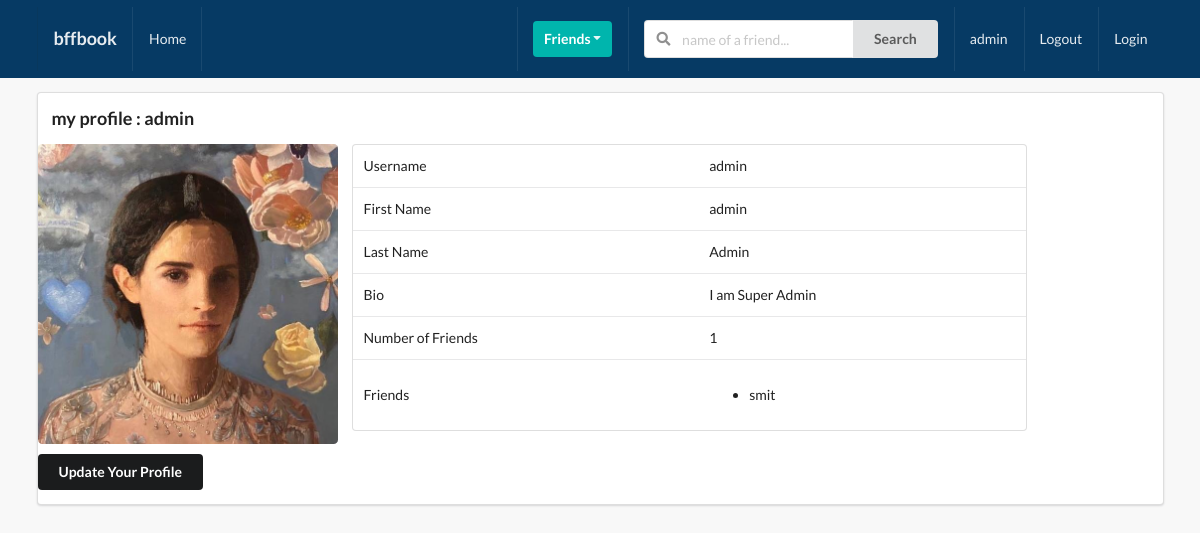
Screenshot of /profiles/myprofile/ (signed in) with the database file from the repository.
### user_profile/models.py (models this page shows, shortened)
class Profile(models.Model):
    first_name = models.CharField(max_length=200, blank=True)
    last_name = models.CharField(max_length=200, blank=True)
    user = models.OneToOneField(User, on_delete=models.CASCADE)
    bio = models.TextField(default="no bio....", max_length=300)
    email = models.EmailField(max_length=200, blank=True)
    country = models.CharField(max_length=200, blank=True)
    avatar = models.ImageField(default="avatar.png",upload_to='avatars/')
    friends = models.ManyToManyField(User, blank=True, related_name='friends')
    slug = models.SlugField(unique=True, blank=True)
    updated = models.DateTimeField(auto_now=True)
    created = models.DateTimeField(auto_now_add=True)
    def get_friends(self):
        return self.friends.all()
    def get_friends_no(self):
        return self.friends.all().count()

### user_profile/views.py (the view)
# urls.py: path('myprofile/', views.my_profile_view, name='my-profile-view')
def my_profile_view(request):
    profile = Profile.objects.get(user=request.user)
    profile_form = ProfileModelForm(request.POST or None,request.FILES  or None,instance=profile)
    confirm = False
    if request.method == 'POST':
        if profile_form.is_valid():
            profile_form.save()
            confirm = True
    context = {
        'profile':profile,
        'profile_form':profile_form,
        'confirm':confirm
    }
    return render(request, 'user_profile/myprofile.html', context)

### user_profile/forms.py
class ProfileModelForm(forms.ModelForm):
    class Meta:
        model = Profile
        fields = ['first_name','last_name', 'bio', 'avatar']

### user_profile/templates/user_profile/myprofile.html (shortened to what this page needs)
{% extends "base.html" %}
{% block content %}
<div class="ui segment">
  <h3>my profile : {{request.user}}</h3>
  <div class="ui grid">
    <div class="row">
      <div class="six wide colunm">
        <img class="ui medium rounded image" src="{{profile.avatar.url}}">
        <div class="row mt-5">
          <button class="ui secondary button mt-5" id="modal-btn">Update Your Profile</button>
        </div>
      </div>
      <div class="ten wide column">
          <table class="ui table">
            <tbody>
              <tr>
                <td>Username</td>
                <td>{{profile.user}}</td>
              </tr>
              <tr>
                <td>First Name</td>
                <td>{{profile.first_name}}</td>
              </tr>
              <tr>
                <td>Last Name</td>
                <td>{{profile.last_name}}</td>
              </tr>
              <tr>
                <td>Bio</td>
                <td>{{profile.bio}}</td>
              </tr>
              <tr>
                <td>Number of Friends</td>
                <td>{{profile.get_friends_no}}</td>
              </tr>
              <tr>
                <td>Friends</td>
                <td>
                  <ul>
                  {% for friend in profile.get_friends %}
                  <li>{{friend}}</li>
                  {% endfor %}
                </ul>
                </td>
              </tr>
            </tbody>
          </table>
      </div>
    </div>
  </div>
</div>
{% endblock content %}

### templates/main/navbar.html (shortened to what this page needs)
<div class="ui inverted menu nav mb-7">
    <div class="ui container">
      <a href="" class="item">
          <h3>bffbook</h3>
      </a>
      <a href="" class="item">
          Home
      </a>
      <div class="right menu">
          <div class="item">
              <div class="ui floating dropdown icon button teal"> Friends
                  <i class="dropdown icon"></i>
               </div>
          </div>
               <div class="item">
                <form action="" method="GET">
                  <div class="ui action left icon input">
                  <input class="prompt" type="text" name='q' placeholder="name of a friend...">
                  <button type='submit' class="ui button">Search</button>
                  </div>
              </form>
              </div>
              <a href="" class="item">
                   {{ request.user }}
              </a>
              <a href="" class="ui item">
                  Logout
              </a>
          <a href="" class="ui item">
                  Login
              </a>
      </div>
    </div>
  </div>

### static/style.css (style rules this page uses)
body { background: #f8f8f8 !important; }
.nav { border-radius: 0px !important; padding: 0.5rem 0 0.5rem 0 !important; background-color: rgb(6, 58, 100) !important; }
.mb-7 { margin-bottom: 7px !important; }
.mt-5 { margin-top:5px !important; }

### rows the page displays
Profile: avatar (picture), user "admin", first_name "admin", last_name "Admin", bio "I am Super Admin", get_friends_no "1"

### other values shown
{{ request.user }} "admin"
{{ friend }} "smit"
